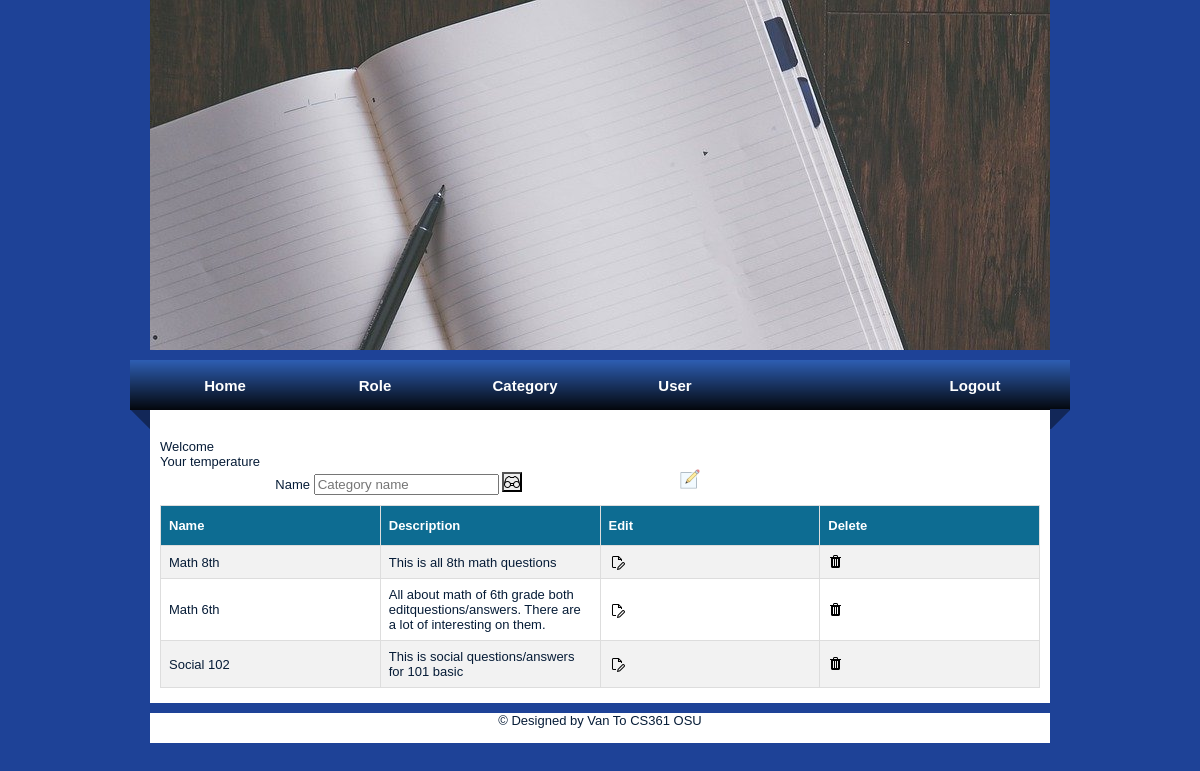
/category (signed in), run on the app's committed database.
### project/models.py (models this page shows)
class Category(UserMixin, db.Model):
    id = db.Column(db.Integer, primary_key=True) # primary keys are required by SQLAlchemy
    cat_name = db.Column(db.String(100), unique=True, nullable=False)
    cat_des = db.Column(db.String(2000))
    question =  db.relationship('Question', backref='cat', lazy = True)
    users = db.relationship('User', secondary='user_cat', back_populates='categories')
    user_cat = db.relationship('UserCat', back_populates='category')

### project/main.py (the view)
@main.route('/category')
@login_required
def category():
    cats = Category.query.all()
    return render_template('category.html', name=current_user.name, cats = cats)

### project/__init__.py (called while the page is built)
def create_app():
    app = Flask(__name__)
    app.config['SECRET_KEY'] = 'secret-key-goes-here'
    app.config['SQLALCHEMY_DATABASE_URI'] = 'sqlite:///db.sqlite'
    db.init_app(app)
    login_manager = LoginManager()
    login_manager.login_view = 'auth.login'
    login_manager.init_app(app)
    from .models import User
    from . import models
    with app.app_context():
        db.create_all()
    @login_manager.user_loader
    def load_user(user_id):
        return User.query.get(int(user_id))
    from .auth import auth as auth_blueprint
    app.register_blueprint(auth_blueprint)
    from .main import main as main_blueprint
    app.register_blueprint(main_blueprint)
    return app

### project/templates/category.html (shortened to what this page needs)
{% extends 'admin.html' %}
{% block content %}
    <div>
        <form method="post" action="/search">
            <label for="cat_name">Name</label>
            <input type="text" id="cat_name" name="cat_name" placeholder="Category name"
                value="{{ request.form['cat_name'] }}">
            <button id="close-CSS" type="submit"></button>
            <a href="{{url_for('main.create')}}"><img src="/static/images/create.png" width="20px" height="20px"></a>
        </form>
    </div>
    <div >
        <table id="customers">
            <tr>
                <th>Name</th>
                <th>Description</th>
                <th>Edit</th>
                <th>Delete</th>
            </tr>
            {% for cat in cats %}
                <tr>
                    <td>{{ cat.cat_name}}</td>
                    <td>{{ cat.cat_des}}</td>
                    <td><a href="{{url_for('main.edit_cat', cat_id=cat['id'])}}"><img src="/static/images/edit.png" ></a></td>
                    <td><a href="{{url_for('main.delete_cat', cat_id=cat['id'])}}" onclick="return confirm('Are you sure you want to delete this post?')"><img src="/static/images/delete.png"></a></td>
                </tr>
            {% endfor %}
        </table>
    </div>
{% endblock %}

### project/static/css/style.css (style rules this page uses)
body { margin: 0; padding: 0; text-align: left; font: 12px Arial, Helvetica, sans-serif; font-size: 13px; color: #061C37; background: #1E4297; background-repeat:repeat-x; }
* { margin: 0 auto 0 auto; text-align:left; }
html, body { text-align: center; }
#customers { font-family: Arial, Helvetica, sans-serif; border-collapse: collapse; width: 100%; table-layout: fixed; }
#customers td, #customers th { border: 1px solid #ddd; padding: 8px; word-wrap:break-word; }
#customers tr:nth-child(even) { background-color: #f2f2f2; }
#customers th { padding-top: 12px; padding-bottom: 12px; text-align: left; background-color: #0d6c92; color: white; }
div { margin-bottom: 10px; }
label { display: inline-block; width: 150px; text-align: right; }
#close-CSS { background-image: url( '/static/images/search.png' ); background-repeat: no-repeat; backface-visibility: visible; height: 20px; width: 20px; }

### data on the page
Category: cat_name "Math 8th", cat_des "This is all 8th math questions"
Category: cat_name "Math 6th", cat_des "All about math of 6th grade both editquestions/answers. There are a lot of interesting on them."
Category: cat_name "Social 102", cat_des "This is social questions/answers for 101 basic"
